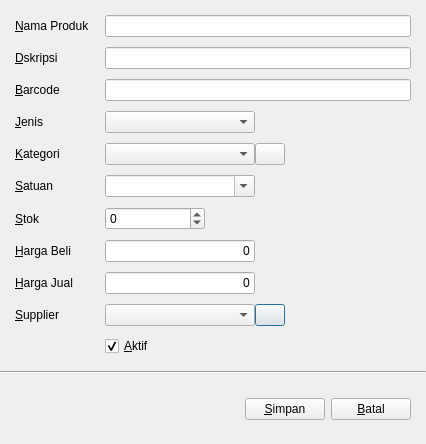
<?xml version="1.0" encoding="UTF-8"?>
<ui version="4.0">
 <class>ProductEditor</class>
 <widget class="QDialog" name="ProductEditor">
  <property name="geometry">
   <rect>
    <x>0</x>
    <y>0</y>
    <width>426</width>
    <height>444</height>
   </rect>
  </property>
  <property name="windowTitle">
   <string>Produk</string>
  </property>
  <layout class="QVBoxLayout" name="verticalLayout">
   <property name="spacing">
    <number>0</number>
   </property>
   <property name="leftMargin">
    <number>0</number>
   </property>
   <property name="topMargin">
    <number>0</number>
   </property>
   <property name="rightMargin">
    <number>0</number>
   </property>
   <property name="bottomMargin">
    <number>0</number>
   </property>
   <item>
    <widget class="QFrame" name="contentFrame">
     <layout class="QFormLayout" name="formLayout">
      <property name="horizontalSpacing">
       <number>15</number>
      </property>
      <property name="verticalSpacing">
       <number>10</number>
      </property>
      <property name="leftMargin">
       <number>15</number>
      </property>
      <property name="topMargin">
       <number>15</number>
      </property>
      <property name="rightMargin">
       <number>15</number>
      </property>
      <property name="bottomMargin">
       <number>15</number>
      </property>
      <item row="0" column="0">
       <widget class="QLabel" name="label">
        <property name="text">
         <string>&amp;Nama Produk</string>
        </property>
        <property name="buddy">
         <cstring>nameEdit</cstring>
        </property>
       </widget>
      </item>
      <item row="0" column="1">
       <widget class="QLineEdit" name="nameEdit"/>
      </item>
      <item row="1" column="0">
       <widget class="QLabel" name="label_9">
        <property name="text">
         <string>&amp;Dskripsi</string>
        </property>
        <property name="buddy">
         <cstring>descriptionEdit</cstring>
        </property>
       </widget>
      </item>
      <item row="1" column="1">
       <widget class="QLineEdit" name="descriptionEdit"/>
      </item>
      <item row="2" column="0">
       <widget class="QLabel" name="label_8">
        <property name="text">
         <string>&amp;Barcode</string>
        </property>
        <property name="buddy">
         <cstring>barcodeEdit</cstring>
        </property>
       </widget>
      </item>
      <item row="2" column="1">
       <widget class="QLineEdit" name="barcodeEdit"/>
      </item>
      <item row="3" column="0">
       <widget class="QLabel" name="label_5">
        <property name="text">
         <string>&amp;Jenis</string>
        </property>
        <property name="buddy">
         <cstring>typeComboBox</cstring>
        </property>
       </widget>
      </item>
      <item row="3" column="1">
       <widget class="QComboBox" name="typeComboBox">
        <property name="maximumSize">
         <size>
          <width>150</width>
          <height>16777215</height>
         </size>
        </property>
       </widget>
      </item>
      <item row="4" column="0">
       <widget class="QLabel" name="label_7">
        <property name="text">
         <string>&amp;Kategori</string>
        </property>
        <property name="buddy">
         <cstring>categoryComboBox</cstring>
        </property>
       </widget>
      </item>
      <item row="4" column="1">
       <layout class="QHBoxLayout" name="horizontalLayout_2">
        <item>
         <widget class="QComboBox" name="categoryComboBox">
          <property name="minimumSize">
           <size>
            <width>150</width>
            <height>0</height>
           </size>
          </property>
          <property name="maximumSize">
           <size>
            <width>150</width>
            <height>16777215</height>
           </size>
          </property>
          <property name="editable">
           <bool>false</bool>
          </property>
         </widget>
        </item>
        <item>
         <widget class="QPushButton" name="addCategoryButton">
          <property name="maximumSize">
           <size>
            <width>30</width>
            <height>16777215</height>
           </size>
          </property>
          <property name="text">
           <string/>
          </property>
          <property name="autoDefault">
           <bool>false</bool>
          </property>
         </widget>
        </item>
        <item>
         <spacer name="horizontalSpacer_2">
          <property name="orientation">
           <enum>Qt::Horizontal</enum>
          </property>
          <property name="sizeHint" stdset="0">
           <size>
            <width>40</width>
            <height>20</height>
           </size>
          </property>
         </spacer>
        </item>
       </layout>
      </item>
      <item row="5" column="0">
       <widget class="QLabel" name="label_2">
        <property name="text">
         <string>&amp;Satuan</string>
        </property>
        <property name="buddy">
         <cstring>uomComboBox</cstring>
        </property>
       </widget>
      </item>
      <item row="5" column="1">
       <widget class="QComboBox" name="uomComboBox">
        <property name="maximumSize">
         <size>
          <width>150</width>
          <height>16777215</height>
         </size>
        </property>
        <property name="editable">
         <bool>true</bool>
        </property>
       </widget>
      </item>
      <item row="6" column="0">
       <widget class="QLabel" name="label_6">
        <property name="text">
         <string>&amp;Stok</string>
        </property>
        <property name="buddy">
         <cstring>stockSpinBox</cstring>
        </property>
       </widget>
      </item>
      <item row="6" column="1">
       <widget class="QSpinBox" name="stockSpinBox">
        <property name="maximumSize">
         <size>
          <width>100</width>
          <height>16777215</height>
         </size>
        </property>
        <property name="minimum">
         <number>-999999999</number>
        </property>
        <property name="maximum">
         <number>999999999</number>
        </property>
       </widget>
      </item>
      <item row="7" column="0">
       <widget class="QLabel" name="label_3">
        <property name="text">
         <string>&amp;Harga Beli</string>
        </property>
        <property name="buddy">
         <cstring>costEdit</cstring>
        </property>
       </widget>
      </item>
      <item row="7" column="1">
       <widget class="CurrencyEdit" name="costEdit">
        <property name="maximumSize">
         <size>
          <width>150</width>
          <height>16777215</height>
         </size>
        </property>
        <property name="text">
         <string>0</string>
        </property>
        <property name="alignment">
         <set>Qt::AlignRight|Qt::AlignTrailing|Qt::AlignVCenter</set>
        </property>
       </widget>
      </item>
      <item row="8" column="0">
       <widget class="QLabel" name="label_4">
        <property name="text">
         <string>&amp;Harga Jual</string>
        </property>
        <property name="buddy">
         <cstring>priceEdit</cstring>
        </property>
       </widget>
      </item>
      <item row="8" column="1">
       <widget class="CurrencyEdit" name="priceEdit">
        <property name="maximumSize">
         <size>
          <width>150</width>
          <height>16777215</height>
         </size>
        </property>
        <property name="text">
         <string>0</string>
        </property>
        <property name="alignment">
         <set>Qt::AlignRight|Qt::AlignTrailing|Qt::AlignVCenter</set>
        </property>
       </widget>
      </item>
      <item row="9" column="0">
       <widget class="QLabel" name="label_10">
        <property name="text">
         <string>&amp;Supplier</string>
        </property>
        <property name="buddy">
         <cstring>supplierComboBox</cstring>
        </property>
       </widget>
      </item>
      <item row="9" column="1">
       <layout class="QHBoxLayout" name="horizontalLayout_3">
        <item>
         <widget class="QComboBox" name="supplierComboBox">
          <property name="minimumSize">
           <size>
            <width>150</width>
            <height>0</height>
           </size>
          </property>
         </widget>
        </item>
        <item>
         <widget class="QPushButton" name="addSupplierButton">
          <property name="maximumSize">
           <size>
            <width>30</width>
            <height>16777215</height>
           </size>
          </property>
          <property name="text">
           <string/>
          </property>
         </widget>
        </item>
        <item>
         <spacer name="horizontalSpacer_3">
          <property name="orientation">
           <enum>Qt::Horizontal</enum>
          </property>
          <property name="sizeHint" stdset="0">
           <size>
            <width>40</width>
            <height>20</height>
           </size>
          </property>
         </spacer>
        </item>
       </layout>
      </item>
      <item row="10" column="1">
       <widget class="QCheckBox" name="activeCheckBox">
        <property name="text">
         <string>&amp;Aktif</string>
        </property>
        <property name="checked">
         <bool>true</bool>
        </property>
       </widget>
      </item>
     </layout>
    </widget>
   </item>
   <item>
    <widget class="Line" name="line">
     <property name="orientation">
      <enum>Qt::Horizontal</enum>
     </property>
    </widget>
   </item>
   <item>
    <widget class="QFrame" name="footerFrame">
     <layout class="QHBoxLayout" name="horizontalLayout">
      <property name="spacing">
       <number>6</number>
      </property>
      <property name="leftMargin">
       <number>15</number>
      </property>
      <property name="topMargin">
       <number>10</number>
      </property>
      <property name="rightMargin">
       <number>15</number>
      </property>
      <property name="bottomMargin">
       <number>10</number>
      </property>
      <item>
       <spacer name="horizontalSpacer">
        <property name="orientation">
         <enum>Qt::Horizontal</enum>
        </property>
        <property name="sizeHint" stdset="0">
         <size>
          <width>40</width>
          <height>20</height>
         </size>
        </property>
       </spacer>
      </item>
      <item>
       <widget class="QPushButton" name="saveButton">
        <property name="text">
         <string>&amp;Simpan</string>
        </property>
        <property name="iconSize">
         <size>
          <width>20</width>
          <height>20</height>
         </size>
        </property>
       </widget>
      </item>
      <item>
       <widget class="QPushButton" name="cancelButton">
        <property name="text">
         <string>&amp;Batal</string>
        </property>
        <property name="iconSize">
         <size>
          <width>20</width>
          <height>20</height>
         </size>
        </property>
       </widget>
      </item>
     </layout>
    </widget>
   </item>
  </layout>
 </widget>
 <customwidgets>
  <customwidget>
   <class>CurrencyEdit</class>
   <extends>QLineEdit</extends>
   <header>currencyedit.h</header>
  </customwidget>
 </customwidgets>
 <tabstops>
  <tabstop>nameEdit</tabstop>
  <tabstop>descriptionEdit</tabstop>
  <tabstop>barcodeEdit</tabstop>
  <tabstop>typeComboBox</tabstop>
  <tabstop>categoryComboBox</tabstop>
  <tabstop>addCategoryButton</tabstop>
  <tabstop>uomComboBox</tabstop>
  <tabstop>stockSpinBox</tabstop>
  <tabstop>costEdit</tabstop>
  <tabstop>priceEdit</tabstop>
  <tabstop>supplierComboBox</tabstop>
  <tabstop>addSupplierButton</tabstop>
  <tabstop>activeCheckBox</tabstop>
  <tabstop>saveButton</tabstop>
  <tabstop>cancelButton</tabstop>
 </tabstops>
 <resources/>
 <connections/>
</ui>
